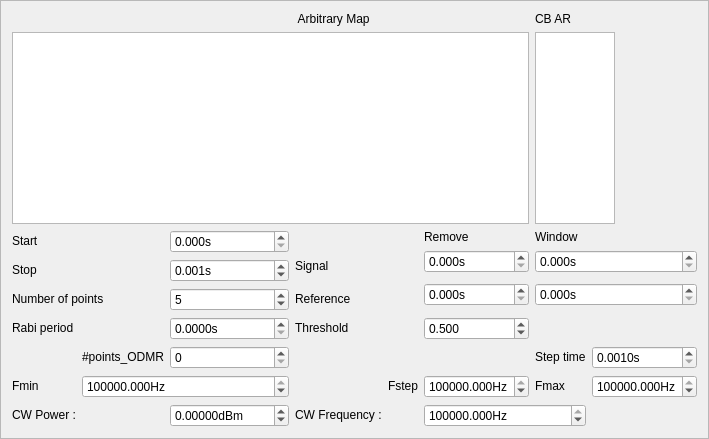
     <widget class="QFrame" name="frame_2">
      <property name="frameShape">
       <enum>QFrame::StyledPanel</enum>
      </property>
      <property name="frameShadow">
       <enum>QFrame::Raised</enum>
      </property>
      <layout class="QGridLayout" name="gridLayout">
       <item row="1" column="6" colspan="2">
        <widget class="PlotWidget" name="xy_cb_ViewWidget_arb">
         <property name="sizePolicy">
          <sizepolicy hsizetype="Preferred" vsizetype="Preferred">
           <horstretch>0</horstretch>
           <verstretch>0</verstretch>
          </sizepolicy>
         </property>
         <property name="maximumSize">
          <size>
           <width>80</width>
           <height>16777215</height>
          </size>
         </property>
        </widget>
       </item>
       <item row="0" column="6">
        <widget class="QLabel" name="label_23">
         <property name="sizePolicy">
          <sizepolicy hsizetype="Minimum" vsizetype="Fixed">
           <horstretch>0</horstretch>
           <verstretch>0</verstretch>
          </sizepolicy>
         </property>
         <property name="text">
          <string>CB AR</string>
         </property>
        </widget>
       </item>
       <item row="4" column="3">
        <widget class="QLabel" name="label_33">
         <property name="sizePolicy">
          <sizepolicy hsizetype="Minimum" vsizetype="Fixed">
           <horstretch>0</horstretch>
           <verstretch>0</verstretch>
          </sizepolicy>
         </property>
         <property name="text">
          <string>Signal</string>
         </property>
        </widget>
       </item>
       <item row="5" column="5" rowspan="2">
        <widget class="ScienDSpinBox" name="time_reference_start_doubleSpinBox">
         <property name="sizePolicy">
          <sizepolicy hsizetype="Minimum" vsizetype="Fixed">
           <horstretch>0</horstretch>
           <verstretch>0</verstretch>
          </sizepolicy>
         </property>
         <property name="suffix">
          <string>s</string>
         </property>
         <property name="decimals">
          <number>3</number>
         </property>
         <property name="maximum">
          <double>1.000000000000000</double>
         </property>
         <property name="singleStep">
          <double>0.000001000000000</double>
         </property>
         <property name="value">
          <double>0.000000000000000</double>
         </property>
        </widget>
       </item>
       <item row="5" column="6" rowspan="2" colspan="2">
        <widget class="ScienDSpinBox" name="time_reference_doubleSpinBox">
         <property name="sizePolicy">
          <sizepolicy hsizetype="Minimum" vsizetype="Fixed">
           <horstretch>0</horstretch>
           <verstretch>0</verstretch>
          </sizepolicy>
         </property>
         <property name="suffix">
          <string>s</string>
         </property>
         <property name="decimals">
          <number>3</number>
         </property>
         <property name="maximum">
          <double>1.000000000000000</double>
         </property>
         <property name="singleStep">
          <double>0.000001000000000</double>
         </property>
         <property name="value">
          <double>0.000000000000000</double>
         </property>
        </widget>
       </item>
       <item row="6" column="0" colspan="2">
        <widget class="QLabel" name="label_34">
         <property name="sizePolicy">
          <sizepolicy hsizetype="Minimum" vsizetype="Fixed">
           <horstretch>0</horstretch>
           <verstretch>0</verstretch>
          </sizepolicy>
         </property>
         <property name="text">
          <string>Number of points</string>
         </property>
        </widget>
       </item>
       <item row="6" column="2">
        <widget class="QSpinBox" name="npts_doubleSpinBox">
         <property name="minimum">
          <number>0</number>
         </property>
         <property name="maximum">
          <number>1000</number>
         </property>
         <property name="singleStep">
          <number>1</number>
         </property>
         <property name="value">
          <number>5</number>
         </property>
        </widget>
       </item>
       <item row="6" column="3">
        <widget class="QLabel" name="label_32">
         <property name="sizePolicy">
          <sizepolicy hsizetype="Minimum" vsizetype="Fixed">
           <horstretch>0</horstretch>
           <verstretch>0</verstretch>
          </sizepolicy>
         </property>
         <property name="text">
          <string>Reference</string>
         </property>
        </widget>
       </item>
       <item row="2" column="0" rowspan="2">
        <widget class="QLabel" name="label_26">
         <property name="sizePolicy">
          <sizepolicy hsizetype="Minimum" vsizetype="Fixed">
           <horstretch>0</horstretch>
           <verstretch>0</verstretch>
          </sizepolicy>
         </property>
         <property name="text">
          <string>Start</string>
         </property>
        </widget>
       </item>
       <item row="2" column="2" rowspan="2">
        <widget class="ScienDSpinBox" name="time_start_doubleSpinBox">
         <property name="sizePolicy">
          <sizepolicy hsizetype="Minimum" vsizetype="Fixed">
           <horstretch>0</horstretch>
           <verstretch>0</verstretch>
          </sizepolicy>
         </property>
         <property name="suffix">
          <string>s</string>
         </property>
         <property name="decimals">
          <number>3</number>
         </property>
         <property name="minimum">
          <double>0.000000000000000</double>
         </property>
         <property name="maximum">
          <double>1.000000000000000</double>
         </property>
         <property name="singleStep">
          <double>0.001000000000000</double>
         </property>
         <property name="value">
          <double>0.000000000000000</double>
         </property>
        </widget>
       </item>
       <item row="3" column="5" rowspan="2">
        <widget class="ScienDSpinBox" name="time_signal_start_doubleSpinBox">
         <property name="sizePolicy">
          <sizepolicy hsizetype="Minimum" vsizetype="Fixed">
           <horstretch>0</horstretch>
           <verstretch>0</verstretch>
          </sizepolicy>
         </property>
         <property name="suffix">
          <string>s</string>
         </property>
         <property name="decimals">
          <number>3</number>
         </property>
         <property name="maximum">
          <double>1.000000000000000</double>
         </property>
         <property name="singleStep">
          <double>0.000001000000000</double>
         </property>
         <property name="value">
          <double>0.000000000000000</double>
         </property>
        </widget>
       </item>
       <item row="3" column="6" rowspan="2" colspan="2">
        <widget class="ScienDSpinBox" name="time_signal_doubleSpinBox">
         <property name="sizePolicy">
          <sizepolicy hsizetype="Minimum" vsizetype="Fixed">
           <horstretch>0</horstretch>
           <verstretch>0</verstretch>
          </sizepolicy>
         </property>
         <property name="suffix">
          <string>s</string>
         </property>
         <property name="decimals">
          <number>3</number>
         </property>
         <property name="maximum">
          <double>1.000000000000000</double>
         </property>
         <property name="singleStep">
          <double>0.000001000000000</double>
         </property>
         <property name="value">
          <double>0.000000000000000</double>
         </property>
        </widget>
       </item>
       <item row="4" column="0" rowspan="2">
        <widget class="QLabel" name="label_28">
         <property name="sizePolicy">
          <sizepolicy hsizetype="Minimum" vsizetype="Fixed">
           <horstretch>0</horstretch>
           <verstretch>0</verstretch>
          </sizepolicy>
         </property>
         <property name="text">
          <string>Stop</string>
         </property>
        </widget>
       </item>
       <item row="4" column="2" rowspan="2">
        <widget class="ScienDSpinBox" name="time_stop_doubleSpinBox">
         <property name="sizePolicy">
          <sizepolicy hsizetype="Minimum" vsizetype="Fixed">
           <horstretch>0</horstretch>
           <verstretch>0</verstretch>
          </sizepolicy>
         </property>
         <property name="suffix">
          <string>s</string>
         </property>
         <property name="decimals">
          <number>3</number>
         </property>
         <property name="maximum">
          <double>1.000000000000000</double>
         </property>
         <property name="singleStep">
          <double>0.001000000000000</double>
         </property>
         <property name="value">
          <double>0.001000000000000</double>
         </property>
        </widget>
       </item>
       <item row="2" column="6">
        <widget class="QLabel" name="label_31">
         <property name="sizePolicy">
          <sizepolicy hsizetype="Minimum" vsizetype="Fixed">
           <horstretch>0</horstretch>
           <verstretch>0</verstretch>
          </sizepolicy>
         </property>
         <property name="text">
          <string>Window</string>
         </property>
        </widget>
       </item>
       <item row="2" column="5">
        <widget class="QLabel" name="label_30">
         <property name="sizePolicy">
          <sizepolicy hsizetype="Minimum" vsizetype="Fixed">
           <horstretch>0</horstretch>
           <verstretch>0</verstretch>
          </sizepolicy>
         </property>
         <property name="text">
          <string>Remove</string>
         </property>
        </widget>
       </item>
       <item row="9" column="0">
        <widget class="QLabel" name="label_2">
         <property name="sizePolicy">
          <sizepolicy hsizetype="Minimum" vsizetype="Fixed">
           <horstretch>0</horstretch>
           <verstretch>0</verstretch>
          </sizepolicy>
         </property>
         <property name="text">
          <string>Fmin</string>
         </property>
        </widget>
       </item>
       <item row="7" column="5">
        <widget class="QDoubleSpinBox" name="threshold_doubleSpinBox">
         <property name="sizePolicy">
          <sizepolicy hsizetype="Minimum" vsizetype="Fixed">
           <horstretch>0</horstretch>
           <verstretch>0</verstretch>
          </sizepolicy>
         </property>
         <property name="suffix">
          <string/>
         </property>
         <property name="decimals">
          <number>3</number>
         </property>
         <property name="minimum">
          <double>0.000000000000000</double>
         </property>
         <property name="maximum">
          <double>1.000000000000000</double>
         </property>
         <property name="singleStep">
          <double>10000.000000000000000</double>
         </property>
         <property name="value">
          <double>0.500000000000000</double>
         </property>
        </widget>
       </item>
       <item row="8" column="1">
        <widget class="QLabel" name="label_7">
         <property name="sizePolicy">
          <sizepolicy hsizetype="Minimum" vsizetype="Fixed">
           <horstretch>0</horstretch>
           <verstretch>0</verstretch>
          </sizepolicy>
         </property>
         <property name="text">
          <string>#points_ODMR</string>
         </property>
        </widget>
       </item>
       <item row="7" column="2">
        <widget class="ScienDSpinBox" name="rabi_period_doubleSpinBox">
         <property name="sizePolicy">
          <sizepolicy hsizetype="Minimum" vsizetype="Fixed">
           <horstretch>0</horstretch>
           <verstretch>0</verstretch>
          </sizepolicy>
         </property>
         <property name="suffix">
          <string>s</string>
         </property>
         <property name="decimals">
          <number>4</number>
         </property>
         <property name="maximum">
          <double>0.000100000000000</double>
         </property>
         <property name="singleStep">
          <double>0.000001000000000</double>
         </property>
         <property name="value">
          <double>0.000000000000000</double>
         </property>
        </widget>
       </item>
       <item row="7" column="3">
        <widget class="QLabel" name="label_27">
         <property name="sizePolicy">
          <sizepolicy hsizetype="Minimum" vsizetype="Fixed">
           <horstretch>0</horstretch>
           <verstretch>0</verstretch>
          </sizepolicy>
         </property>
         <property name="text">
          <string>Threshold</string>
         </property>
        </widget>
       </item>
       <item row="8" column="6">
        <widget class="QLabel" name="label_5">
         <property name="sizePolicy">
          <sizepolicy hsizetype="Minimum" vsizetype="Fixed">
           <horstretch>0</horstretch>
           <verstretch>0</verstretch>
          </sizepolicy>
         </property>
         <property name="text">
          <string>Step time</string>
         </property>
        </widget>
       </item>
       <item row="8" column="7">
        <widget class="QDoubleSpinBox" name="stime_doubleSpinBox">
         <property name="sizePolicy">
          <sizepolicy hsizetype="Minimum" vsizetype="Fixed">
           <horstretch>0</horstretch>
           <verstretch>0</verstretch>
          </sizepolicy>
         </property>
         <property name="suffix">
          <string>s</string>
         </property>
         <property name="decimals">
          <number>4</number>
         </property>
         <property name="minimum">
          <double>0.001000000000000</double>
         </property>
         <property name="maximum">
          <double>10.000000000000000</double>
         </property>
         <property name="singleStep">
          <double>0.000100000000000</double>
         </property>
         <property name="value">
          <double>0.001000000000000</double>
         </property>
        </widget>
       </item>
       <item row="7" column="0">
        <widget class="QLabel" name="label_29">
         <property name="sizePolicy">
          <sizepolicy hsizetype="Minimum" vsizetype="Fixed">
           <horstretch>0</horstretch>
           <verstretch>0</verstretch>
          </sizepolicy>
         </property>
         <property name="text">
          <string>Rabi period</string>
         </property>
        </widget>
       </item>
       <item row="0" column="3">
        <widget class="QLabel" name="label_20">
         <property name="sizePolicy">
          <sizepolicy hsizetype="Minimum" vsizetype="Fixed">
           <horstretch>0</horstretch>
           <verstretch>0</verstretch>
          </sizepolicy>
         </property>
         <property name="text">
          <string> Arbitrary Map</string>
         </property>
        </widget>
       </item>
       <item row="9" column="6">
        <widget class="QLabel" name="label_4">
         <property name="sizePolicy">
          <sizepolicy hsizetype="Minimum" vsizetype="Fixed">
           <horstretch>0</horstretch>
           <verstretch>0</verstretch>
          </sizepolicy>
         </property>
         <property name="text">
          <string>Fmax</string>
         </property>
        </widget>
       </item>
       <item row="10" column="5" colspan="2">
        <widget class="ScienDSpinBox" name="fcw_doubleSpinBox">
         <property name="sizePolicy">
          <sizepolicy hsizetype="Minimum" vsizetype="Fixed">
           <horstretch>0</horstretch>
           <verstretch>0</verstretch>
          </sizepolicy>
         </property>
         <property name="suffix">
          <string>Hz</string>
         </property>
         <property name="decimals">
          <number>3</number>
         </property>
         <property name="maximum">
          <double>10000000000.000000000000000</double>
         </property>
         <property name="singleStep">
          <double>0.010000000000000</double>
         </property>
         <property name="value">
          <double>2870000000.000000000000000</double>
         </property>
        </widget>
       </item>
       <item row="9" column="5">
        <widget class="ScienDSpinBox" name="fstep_doubleSpinBox">
         <property name="sizePolicy">
          <sizepolicy hsizetype="Minimum" vsizetype="Fixed">
           <horstretch>0</horstretch>
           <verstretch>0</verstretch>
          </sizepolicy>
         </property>
         <property name="suffix">
          <string>Hz</string>
         </property>
         <property name="decimals">
          <number>3</number>
         </property>
         <property name="maximum">
          <double>10000000000.000000000000000</double>
         </property>
         <property name="singleStep">
          <double>0.010000000000000</double>
         </property>
         <property name="value">
          <double>1000000.000000000000000</double>
         </property>
        </widget>
       </item>
       <item row="9" column="7">
        <widget class="ScienDSpinBox" name="fmax_doubleSpinBox">
         <property name="sizePolicy">
          <sizepolicy hsizetype="Minimum" vsizetype="Fixed">
           <horstretch>0</horstretch>
           <verstretch>0</verstretch>
          </sizepolicy>
         </property>
         <property name="suffix">
          <string>Hz</string>
         </property>
         <property name="decimals">
          <number>3</number>
         </property>
         <property name="maximum">
          <double>10000000000.000000000000000</double>
         </property>
         <property name="singleStep">
          <double>0.010000000000000</double>
         </property>
         <property name="value">
          <double>2890000000.000000000000000</double>
         </property>
        </widget>
       </item>
       <item row="10" column="0">
        <widget class="QLabel" name="label_6">
         <property name="sizePolicy">
          <sizepolicy hsizetype="Minimum" vsizetype="Fixed">
           <horstretch>0</horstretch>
           <verstretch>0</verstretch>
          </sizepolicy>
         </property>
         <property name="text">
          <string>CW Power :</string>
         </property>
        </widget>
       </item>
       <item row="10" column="3">
        <widget class="QLabel" name="label">
         <property name="sizePolicy">
          <sizepolicy hsizetype="Minimum" vsizetype="Fixed">
           <horstretch>0</horstretch>
           <verstretch>0</verstretch>
          </sizepolicy>
         </property>
         <property name="text">
          <string>CW Frequency :</string>
         </property>
        </widget>
       </item>
       <item row="9" column="4">
        <widget class="QLabel" name="label_3">
         <property name="sizePolicy">
          <sizepolicy hsizetype="Minimum" vsizetype="Fixed">
           <horstretch>0</horstretch>
           <verstretch>0</verstretch>
          </sizepolicy>
         </property>
         <property name="text">
          <string>Fstep</string>
         </property>
        </widget>
       </item>
       <item row="9" column="1" colspan="2">
        <widget class="ScienDSpinBox" name="fmin_doubleSpinBox">
         <property name="sizePolicy">
          <sizepolicy hsizetype="Minimum" vsizetype="Fixed">
           <horstretch>0</horstretch>
           <verstretch>0</verstretch>
          </sizepolicy>
         </property>
         <property name="suffix">
          <string>Hz</string>
         </property>
         <property name="decimals">
          <number>3</number>
         </property>
         <property name="maximum">
          <double>10000000000.000000000000000</double>
         </property>
         <property name="singleStep">
          <double>0.010000000000000</double>
         </property>
         <property name="value">
          <double>2870000000.000000000000000</double>
         </property>
        </widget>
       </item>
       <item row="10" column="2">
        <widget class="ScienDSpinBox" name="pcw_doubleSpinBox">
         <property name="sizePolicy">
          <sizepolicy hsizetype="Minimum" vsizetype="Fixed">
           <horstretch>0</horstretch>
           <verstretch>0</verstretch>
          </sizepolicy>
         </property>
         <property name="suffix">
          <string>dBm</string>
         </property>
         <property name="decimals">
          <number>5</number>
         </property>
         <property name="minimum">
          <double>-1000.000000000000000</double>
         </property>
         <property name="maximum">
          <double>100.000000000000000</double>
         </property>
        </widget>
       </item>
       <item row="1" column="0" colspan="6">
        <widget class="ScanPlotWidget" name="xy_ViewWidget_arb">
         <property name="sizePolicy">
          <sizepolicy hsizetype="Expanding" vsizetype="Expanding">
           <horstretch>0</horstretch>
           <verstretch>0</verstretch>
          </sizepolicy>
         </property>
         <property name="transformationAnchor">
          <enum>QGraphicsView::AnchorUnderMouse</enum>
         </property>
        </widget>
       </item>
       <item row="8" column="2">
        <widget class="QSpinBox" name="npts_ODMR_doubleSpinBox">
         <property name="minimum">
          <number>0</number>
         </property>
         <property name="maximum">
          <number>1000</number>
         </property>
         <property name="singleStep">
          <number>1</number>
         </property>
         <property name="value">
          <number>0</number>
         </property>
        </widget>
       </item>
      </layout>
     </widget>
